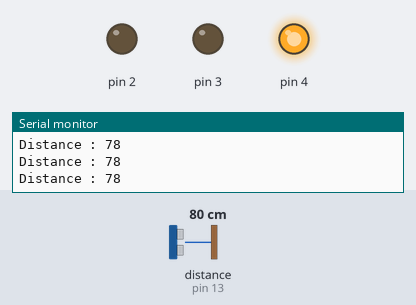
A sketch run on a simulated Arduino Uno, built with avr-gcc and run on an emulated ATmega328P. Shown: output pins drawn as LEDs (lit = HIGH), the last lines printed to the serial monitor. Wiring (inferred from the names in the program): ultrasonic range finder: trigger pin 12; echo pin 13. The test bench sets the inputs (shaded band); at power-on: distance to the obstacle (sensor on pin 13) 80 cm. The echo pulse lasts 58.3 µs per cm; pins used as bus, display or sensor lines are not drawn.

Above: at 1.2 s.
1.3 s: distance to the obstacle (sensor on pin 13) set to 33 cm
4.3 s: distance to the obstacle (sensor on pin 13) set to 28 cm
At 4.8 s:
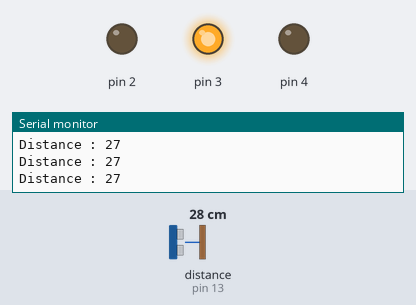
5.8 s: distance to the obstacle (sensor on pin 13) set to 13 cm
7.3 s: distance to the obstacle (sensor on pin 13) set to 10 cm
At 8.3 s:
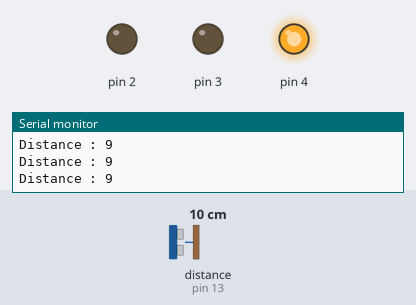
8.8 s: distance to the obstacle (sensor on pin 13) set to 18 cm
At 10.0 s:
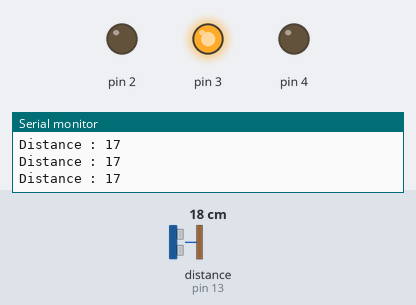
10.3 s: distance to the obstacle (sensor on pin 13) set to 35 cm
At 10.9 s:
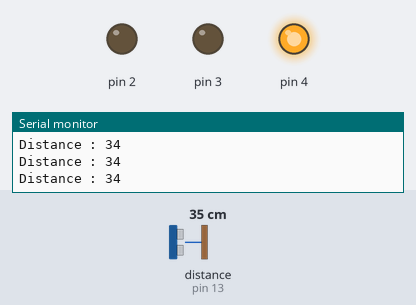
Timing chart, 0 to 13.3 s (numbered marks = the images above; inputs shaded):
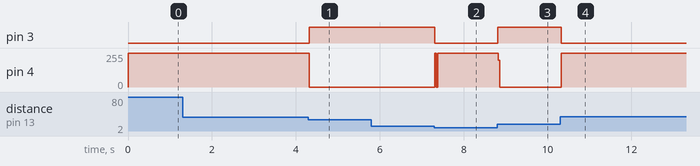

The sketch:

obsticale_follower.ino
```cpp
const int trigpin = 12;
const int echopin = 13;
long duration;
int distance;

void setup() {
  // put your setup code here, to run once:
  pinMode(trigpin, OUTPUT );
  pinMode(echopin, INPUT);
   pinMode(2, OUTPUT);
  pinMode(3, OUTPUT);
   pinMode(4, OUTPUT);
    Serial.begin(9600);


}

void loop() {
  // put your main code here, to run repeatedly:

  digitalWrite(trigpin, LOW);
  delayMicroseconds(2);
  digitalWrite(trigpin, HIGH);
  delayMicroseconds(10);
  digitalWrite(trigpin, LOW);
  delayMicroseconds(2);
  duration = pulseIn(echopin, HIGH);
  distance = duration*0.034/2;
  Serial.print("Distance : ");
  Serial.println(distance);
  if(distance<= 10){
digitalWrite(2, HIGH);
digitalWrite(3, LOW);
digitalWrite(4, LOW);

  }
  if(distance >10 && distance<=30)
  {
digitalWrite(2, LOW);
digitalWrite(3, HIGH);
digitalWrite(4, LOW);

}
else
{
  digitalWrite(2, LOW);
digitalWrite(3, LOW);
digitalWrite(4, HIGH);
}


  }
```

Measured:
- the behaviour switches between 32 and 31 cm on distance to the obstacle (sensor on pin 13) (found by bisection; images 0 and 1)
- the behaviour switches between 12 and 11 cm on distance to the obstacle (sensor on pin 13) (found by bisection; images 1 and 2)
- after the input at 4.3 s, pin 3: LOW → HIGH at once; pin 4: 255/255 → 0/255 at once
- after the input at 7.3 s, pin 3: HIGH → LOW at once; pin 4: 0/255 → 255/255 at once
- after the input at 8.8 s, pin 3: LOW → HIGH at once; pin 4: 255/255 → 0/255 at once
- after the input at 10.3 s, pin 3: HIGH → LOW at once; pin 4: 0/255 → 255/255 at once
